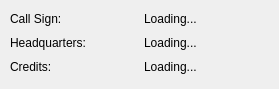
<?xml version="1.0" encoding="UTF-8"?>
<ui version="4.0">
 <class>AgentInfo</class>
 <widget class="QWidget" name="AgentInfo">
  <property name="geometry">
   <rect>
    <x>0</x>
    <y>0</y>
    <width>279</width>
    <height>89</height>
   </rect>
  </property>
  <property name="windowTitle">
   <string>Form</string>
  </property>
  <widget class="QWidget" name="layoutWidget">
   <property name="geometry">
    <rect>
     <x>10</x>
     <y>10</y>
     <width>261</width>
     <height>66</height>
    </rect>
   </property>
   <layout class="QGridLayout" name="gridLayout">
    <item row="0" column="0">
     <widget class="QLabel" name="call_sign_label">
      <property name="text">
       <string>Call Sign:</string>
      </property>
     </widget>
    </item>
    <item row="0" column="1">
     <widget class="QLabel" name="call_sign">
      <property name="text">
       <string>Loading...</string>
      </property>
     </widget>
    </item>
    <item row="1" column="0">
     <widget class="QLabel" name="hq_label">
      <property name="text">
       <string>Headquarters:</string>
      </property>
     </widget>
    </item>
    <item row="1" column="1">
     <widget class="QLabel" name="hq">
      <property name="text">
       <string>Loading...</string>
      </property>
     </widget>
    </item>
    <item row="2" column="0">
     <widget class="QLabel" name="credits_label">
      <property name="text">
       <string>Credits:</string>
      </property>
     </widget>
    </item>
    <item row="2" column="1">
     <widget class="QLabel" name="credits">
      <property name="text">
       <string>Loading...</string>
      </property>
     </widget>
    </item>
   </layout>
  </widget>
 </widget>
 <resources/>
 <connections/>
</ui>
